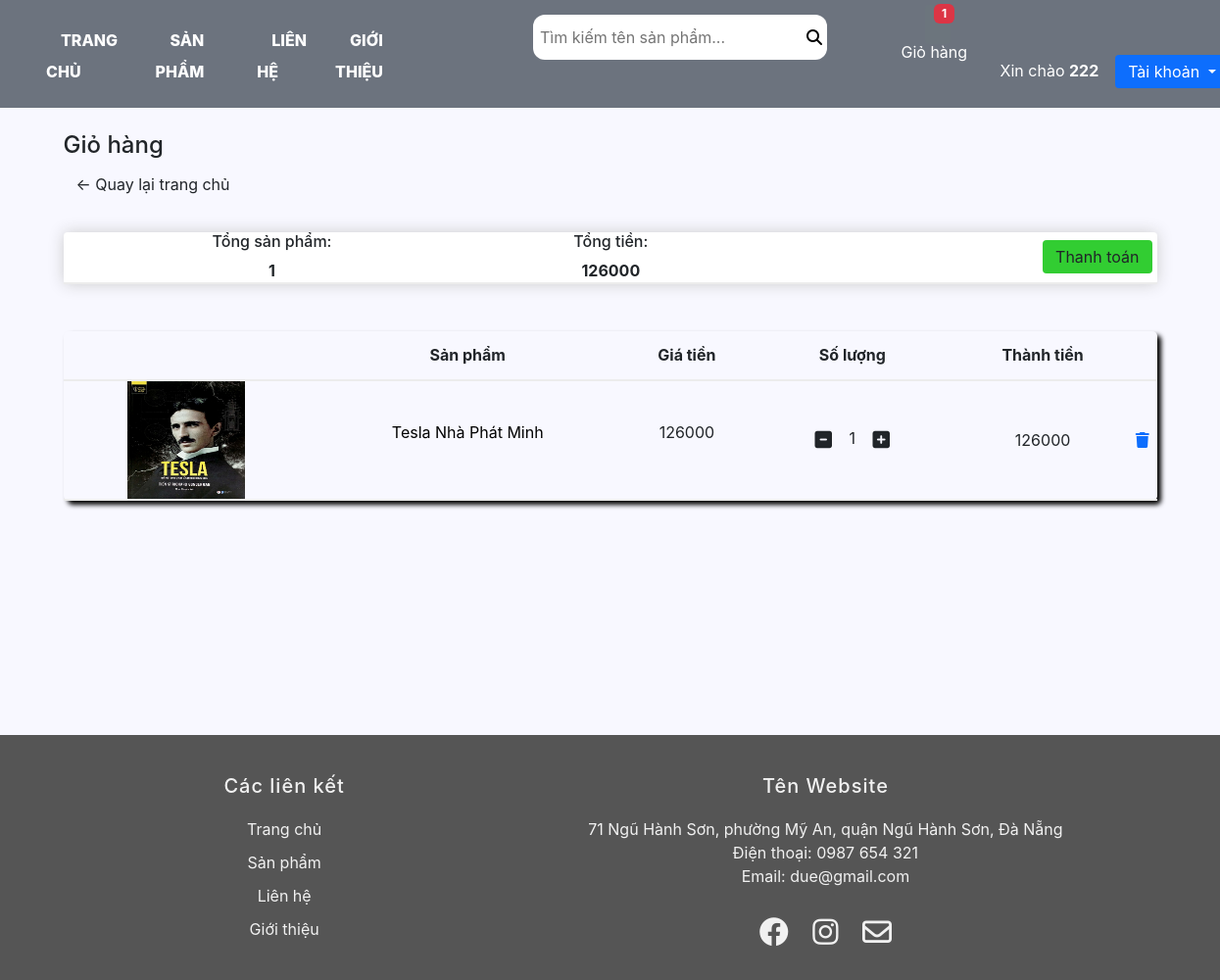
Page /show_cart/ (signed in) on the committed database.
### order/models.py (models this page shows, shortened)
class Users(AbstractUser):
    QUESTION_CHOICE = (
        ("1", "Cuốn sách yêu thích nhất của bạn?"),
        ("2", "Cuốn sách đầu tiên bạn đọc?"),
        ("3", "Loài động vật bản yêu thích nhất?"),
    )
    question = models.CharField(choices=QUESTION_CHOICE,default="1",max_length=255)
    answer = models.CharField(max_length=255, blank=True,null=True)
    phone = models.CharField(max_length=10,null=True, blank=True)
    city = models.ForeignKey(City,on_delete=models.CASCADE, null=True, blank=True)
    district = models.ForeignKey(District,on_delete=models.CASCADE, null=True, blank=True)
    ward = models.ForeignKey(Ward,on_delete=models.CASCADE, null=True, blank=True)
    street = models.CharField(max_length=100,null=True, blank=True)
    avatar = models.ImageField(upload_to='media', null=True, blank=True)
    class Meta:
        db_table = "auth_user"

class Order(models.Model):
    status_choices = (
        (1, "Cart"),
        (2, "Ordered"),
        (3, "Cancelled"),
    )
    total_price = models.PositiveIntegerField(default=0)
    quantity = models.PositiveIntegerField(default=0)
    user = models.ForeignKey(
        Users, related_name="users", on_delete=models.CASCADE, null=True, blank=True
    )
    status = models.IntegerField(choices=status_choices, default=1)
    datetime = models.DateTimeField(null=True, blank=True)

class Order_detail(models.Model):
    order = models.ForeignKey(Order, related_name="order", on_delete=models.CASCADE)
    product = models.ForeignKey(
        "product.Product", related_name="product_pr", on_delete=models.CASCADE
    )
    quantity = models.PositiveIntegerField(default=1)
    def total(sefl):
        return sefl.quantity * sefl.product.discount_cost()

### product/models.py (models this page shows, shortened)
class Product(models.Model):
    category = models.ForeignKey(
        Category, related_name="products", on_delete=models.CASCADE
    )
    title = models.CharField(max_length=100)
    cost = models.PositiveIntegerField(null=True, blank=True)
    quantity = models.PositiveIntegerField(null=True, blank=True)
    discount = models.PositiveIntegerField(null=True, blank=True)
    image = models.ImageField(upload_to="media", null=True, blank=True)
    author = models.CharField(max_length=50, null=True, blank=True)
    pages = models.PositiveIntegerField(null=True, blank=True)
    publisher = models.CharField(max_length=100, null=True, blank=True)
    description = models.TextField(null=True, blank=True)
    def discount_cost(self):
        return round(self.cost * (1 - (self.discount / 100)))
    def image_tag(self):
        return mark_safe('<img src="%s" width="100px" height="100px" />'%(self.image.url))
    image_tag.short_description = 'Image'

### product/views.py (the view)
# urls.py: path('show_cart/',views.show_cart, name="show_cart"),
def show_cart(request):
    if (
        Order.objects.filter(user=request.user, status=1).exists() is False
        or Order.objects.filter(order__isnull=True).exists() is True
    ):
        context = {
            "error_message": "Chưa có sản phẩm trong giỏ hàng.",
            "is_order": False,
        }
        return render(request, "product/cart.html", context)
    else:
        order = Order.objects.get(user=request.user, status=1)
        orderDetail = Order_detail.objects.filter(order=order)
        order.quantity = sum(obj.quantity for obj in orderDetail)
        order.total_price = sum(
            obj.product.discount_cost() * obj.quantity for obj in orderDetail
        )
        order.save()
        request.session["count_cartitem"] = orderDetail.count()
        context = {"orderDetail": orderDetail, "order": order, "is_order": True}
        return render(request, "product/cart.html", context)

### product/templates/product/cart.html (shortened to what this page needs)
{% extends 'product/base.html' %}
{% load static %}
{% block content %}
<head>
    <link rel="stylesheet" href="https://cdnjs.cloudflare.com/ajax/libs/font-awesome/6.4.0/css/all.min.css">
    <link rel="stylesheet" href="{% static 'css/product.css' %}">
</head>
<body>
    <br>
    <h4>Giỏ hàng</h4>
    <div class="row">
		<div class="col-lg-12">
			<div class="box-element">
                <h5><a  class="btn btn-outline-dark" href="{% url 'product:index' %}">&#x2190; Quay lại trang chủ</a></h5>
                <br>
                <table class="table1">
                    <tr>
                        <th><h6>Tổng sản phẩm:</h6>{{order.quantity}}</th>
                        <th><h6>Tổng tiền:</h6>{{order.total_price}}</th>
                        {% if is_order %}
                        <th>
                            <a style ="float:right; margin:5px;background-color: limegreen;" class="btn btn success" href="{% url 'product:checkout' %}">Thanh toán</a>
                        </th>
                        {% endif %}
                    </tr>
                </table>
			</div>
            <br>
            <br>
    <table class="cart-tb">
        <tr class="table-head">
            <th></th>
            <th>Sản phẩm</th>
            <th>Giá tiền</th>
            <th>Số lượng</th>
            <th>Thành tiền</th>
            <th></th>
        </tr>
        {% for i in orderDetail %}
            <tr class="table-content">
                <td><a href ="{% url 'product:information' i.product.id %}"><img class="row-image" src="{{i.product.image.url}}"></a></td>
                <td><a href ="{% url 'product:information' i.product.id %}" style="text-decoration: None; color:black"><p>{{i.product.title}}</p></a></td>
                <td><p>{{i.product.discount_cost}}</p></td>
                <td>
                    <div class="Quantity">
                        <a class="minus-cart btn" href="{% url 'product:minus_quantity' i.id %}" ><i class="fas fa-minus-square fa-lg"></i></a>
                        <span id="quantity">{{i.quantity}}</span>
                        <a class="plus-cart btn" href="{% url 'product:plus_quantity' i.id %}" ><i class="fas fa-plus-square fa-lg"></i></a>
                    </div>
                </td>
                <td>{{i.total}}</td>
                <td><a href="{% url 'product:remove_orderDetail' i.id %}"><i class="fa-solid fa-trash"></a></i></td>
        {% endfor %}
        </tr>
    </table>
</body>
</html>
{% endblock %}

### product/templates/product/base.html (shortened to what this page needs)
<!DOCTYPE html>
{% load static%}
<html>
    <head>
      <link href="https://cdn.jsdelivr.net/npm/bootstrap@5.3.1/dist/css/bootstrap.min.css" rel="stylesheet">
      <link href='https://unpkg.com/css.gg@2.0.0/icons/css/shopping-cart.css' rel='stylesheet'>
    </head>
    <body>
    <header>
        <nav>
            <div class="content-nav">
                <ul>
                    <li><a href="{% url 'product:index' %}">Trang Chủ</a></li>
                    <li><a href="{% url 'product:product_list' %}">Sản Phẩm</a></li>
                    <li><a href="{% url 'product:contact' %}">Liên Hệ</a></li>
                    <li><a href="{% url 'product:about_us' %}">Giới Thiệu</a></li>
                </ul>
                <form style="position: relative;left:100px;" id="myForm" action="{% url 'product:search' %}" >
                    <input style="width: 300px;"  type="text" name="q" placeholder="Tìm kiếm tên sản phẩm..." value="{{ q }}" required />
                    <button style="cursor: pointer;z-index: 999;" type="submit"><i class="fas fa-magnifying-glass" aria-hidden="true"></i></button>
                </form>
            </div>
            <div style="text-align: center;position: relative;top: -10px;color: #fff;">
              <button style="position:relative;left: 100px;" type="button" class="btn btn-secondary"  onclick="show_cart()"><span class="badge text-bg-danger" style=" position: absolute;top: -2px;right:-5px;font-size: 12px;">{{request.session.count_cartitem}}</span></button>
              <p style="display: inline-block;position: relative;top: 30px;left:  45px;" >Giỏ hàng</p>
            </div>
            <div class="user" style="position: relative;left: 50px;top: 5px;">
              {% if user.username %}
                  <p >Xin chào <b>{{user.username}}</b></p>
                  <div class="btn-group">
                    <button style="position: relative;top: -10px;" type="button" class="btn btn-primary dropdown-toggle" data-toggle="dropdown" aria-haspopup="true" aria-expanded="false">
                      Tài khoản
                    </button>
              {% endif %}
    </header>
        <main class="container">
                {% block content %}
                {% endblock %}
    </body>
<footer>
  <div class="col-1">
    <h5>Các liên kết</h5>
    <a href="{% url 'product:index' %}">Trang chủ</a>
    <a href="{% url 'product:product' %}">Sản phẩm</a>
    <a href="{% url 'product:contact' %}">Liên hệ</a>
    <a href="{% url 'product:about_us' %}">Giới thiệu</a>
  </div>
  <div class="'col-2">
    <h5>Tên Website</h5>
    71 Ngũ Hành Sơn, phường Mỹ An, quận Ngũ Hành Sơn, Đà Nẵng<br>
    Điện thoại: 0987 654 321<br>
    Email: due@gmail.com
    <div class="social-icons">
      <a href="https://www.google.com.vn/"><i class="fa-brands fa-facebook"></i></a>
      <a href="https://www.instagram.com/"><i class="fa-brands fa-instagram"></i></a>
      <a href="https://www.google.com.vn/"><i class="fa-regular fa-envelope"></i></a>
    </div>
  </div>
</footer>
</html>

### product/static/css/product.css (style rules this page uses)
body { margin-right: auto; margin-left: auto; }
.tb-description, .product-information, .table1, .total-review, .datetime, .infor, .checkout-infor, .checkout-cart { box-shadow: hsl(0, 0%, 80%) 0 0 16px; background-color: #fff; border-radius: 4px; padding: 10px; }
.book, .tb-review, .tb-user-infor, .tb-description, .order-tb, .cart-tb { width: 100%; border-collapse: collapse; border-radius: 5px; box-shadow: 4px 4px 5px black; text-align: center; }
.book td, .tb-review td, .tb-user-infor td, .tb-description td, .order-tb td, .cart-tb td { border-bottom: 2px solid #ececec; width: auto; }
.row-image { width: 120px; height: 120px; }
td { width: auto; }
th, td { text-align: center; vertical-align: middle; }
.table1 { width: 100%; }
th { height: 50px; border-bottom: 2px solid #ececec; }
.table-content { padding-bottom: 10px; margin-bottom: 10px; border-bottom: 2px solid #ececec; }

### product/templates/product/base.html (style rules this page uses)
* { padding: 0; margin: 0; box-sizing: border-box; font-family: 'Muli', -apple-system, BlinkMacSystemFont, 'Segoe UI', Roboto, 'Helvetica Neue', Arial, sans-serif, 'Apple Color Emoji', 'Segoe UI Emoji', 'Segoe UI Symbol', 'Noto Color Emoji'; }
body { background-color:rgb(248,248,255); }
li { list-style: none; }
nav { padding: 15px; width: 100%; display: flex; background: #6C737E; }
nav .content-nav { display: flex; line-height: 2rem; flex-direction: row; justify-content: flex-end; width: 60%; }
nav .content-nav ul { display: flex; position: relative; top:10px; }
nav .content-nav ul li a { text-decoration: none; color: white; text-transform: uppercase; padding: 0 15px; font-weight: 800; }
.content-nav form { position: relative; }
.content-nav form input { border: none; background: #fff; padding: 7px; outline: none; border-radius: 12px; }
.content-nav form button { padding: 5px; border-radius: 12px; position: absolute; right: 0; top: 2px; border: none; outline: none; background: #fff; }
.btn { cursor: pointer; outline: none; font-weight: 400; line-height: 1.25; text-align: center; white-space: nowrap; vertical-align: middle; border: 1px solid transparent; font-size: 1rem; border-radius: .25rem; transition: all .2s ease-in-out; }
.btn-secondary { color: #292b2c; background-color:none; border-color: none; height: 40px; margin-left: 100px; }
a { text-decoration: none; }
main { min-height: 80vh; }
.user { display: flex; width: 250px; justify-content: space-around; align-items: flex-end; height: auto; margin-left:20px ; padding: 0; color: #fff; }
footer { height: 250px; background-color: #555; color:#f1f1f1; width: 100%; padding-top: 20px ; display: flex; }
footer div { text-align: center; padding:10px; margin:10px; }
.col-1 { width: 45%; }
footer div h5 { font-weight: 500; margin-bottom: 20px; letter-spacing: 1px; }
.col-1 a { display: block; text-decoration: None; color: #f1f1f1; margin-bottom: 10px; }
.social-icons { margin-top: 10px ; }
.social-icons i { font-size: 30px; margin: 10px; cursor: pointer; color: #f1f1f1; }

### rows in the picture
Order: quantity "1", total_price "126000"
Order_detail: product.image (picture), product "Tesla Nhà Phát Minh", product.discount_cost "126000", quantity "1", total "126000"

### other values in the picture
{{ request.session.count_cartitem }} "1"
{{ user.username }} "222"
